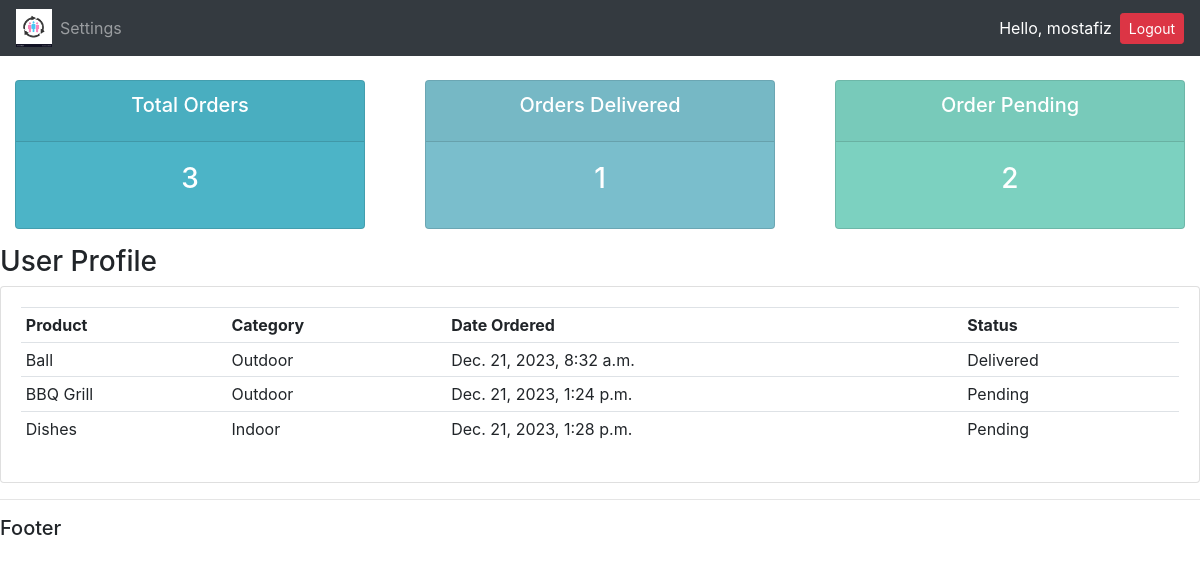
The app's page /user/ (signed in) with its own data.
### accounts/models.py (models this page shows, shortened)
class Order(models.Model):
    STATUS = (
        ('Pending','Pending'),
        ('Out for delivery','Out for delivery'),
        ('Delivered','Delivered'),
    )
    customer = models.ForeignKey(Customer, null=True, on_delete= models.SET_NULL)
    product = models.ForeignKey(Product, null=True, on_delete= models.SET_NULL)
    date_created = models.DateTimeField(auto_now_add = True, null=True)
    status = models.CharField(max_length=200, null=True, choices=STATUS)

class Product(models.Model):
    CATEGORY = (
        ('Indoor','Indoor'),
        ('Outdoor','Outdoor'),
    )
    name = models.CharField(max_length=200, null=True)
    price = models.FloatField(null = True)
    category = models.CharField(max_length=200, null=True,choices=CATEGORY)
    description = models.CharField(max_length=200, null=True, blank=True)
    date_created = models.DateTimeField(auto_now_add = True, null=True)
    tags = models.ManyToManyField(Tag)
    def __str__(self):
        return self.name

### accounts/decorators.py (the view)
        def wrapper_func(request, *args, **kwargs):
            group = None
            if request.user.groups.exists():
                group = request.user.groups.all()[0].name
            if group in allowed_roles:
                return view_func(request, *args, **kwargs)
            else:
                return HttpResponse('You are not authorized to view this page')

### accounts/views.py (called while the page is built)
@login_required(login_url='login')
@allowed_users(allowed_roles=['customer'])
def userPage(request):
    orders = request.user.customer.order_set.all()
    total_orders = orders.count()
    order_delivered = orders.filter(status = 'Delivered').count()
    order_pending = orders.filter(status = 'Pending').count()
    context = {'orders':orders,'total_orders':total_orders, 'order_delivered':order_delivered, 'order_pending':order_pending}
    return render(request,'accounts/user.html',context)

### accounts/templates/accounts/user.html
{% extends 'accounts/main.html'%}
{% block content%}
    {% include 'accounts/status.html' %}
    <h3>User Profile</h3>
<div class="row">
    <div class="col-md">
        <div class="card card-body">
            <table class="table table-sm">
                <tr>
                    <th>Product</th>
                    <th>Category</th>
                    <th>Date Ordered</th>
                    <th>Status</th>
                </tr>
                {% for order in orders %}
                <tr>
                    <td>{{order.product}}</td>
                    <td>{{order.product.category}}</td>
                    <td>{{order.date_created}}</td>
                    <td>{{order.status}}</td>
                </tr>
                {% endfor %}
            </table>
        </div>
    </div>
</div>
{% endblock %}

### accounts/templates/accounts/main.html (shortened to what this page needs)
{% load static %}
<!DOCTYPE html>
<html lang="en">
<head>
    <link rel="stylesheet" type="text/css" href="{% static 'css/main.css' %}">
    <link rel="stylesheet" href="https://cdn.jsdelivr.net/npm/bootstrap@4.4.1/dist/css/bootstrap.min.css">
</head>
<body>
    <header>
        {% include 'accounts/navbar.html' %}
    </header>
    <main>
        {% block content %}
        {% endblock %}
        <hr>
    </main>
    <footer>
        <h5>Footer</h5>
    </footer>
</body>
</html>

### accounts/templates/accounts/navbar.html (shortened to what this page needs)
{% load static %}
<nav class="navbar navbar-expand-lg navbar-dark bg-dark">
  <img src="{% static 'images/x.jpeg' %}" style="width: 3vw; min-width: 3px;"/>
    <div class="collapse navbar-collapse" id="navbarNav">
      <ul class="navbar-nav">
        {% if request.user.is_staff %}
        <li class="nav-item active">
          <a class="nav-link" href="{% url 'home' %}">Dashboard</a>
        </li>
        <li class="nav-item">
          <a class="nav-link" href="{% url 'product' %}">Products</a>
        </li>
        {% else %}
        <li class="nav-item">
          <a class="nav-link" href="{% url 'profile' %}">Settings</a>
        </li>
        {% endif %}
      </ul>
    </div>
    <span class="text-white text-bold mx-2">Hello, {{request.user}}</span>
    <span><a href="{% url 'logout' %}" class="btn btn-sm btn-danger text-white">Logout</a></span>
  </nav>

### accounts/templates/accounts/status.html
<br>
<div class="row">
    <div class="col">
        <div class="col-md">
            <div class="card text-center text-white mb-3" id = "total-orders">
                <div class="card-header">
                    <h5 class="card-title">Total Orders</h5>
                </div>
                <div class="card-body">
                    <h3 class="card-title">{{total_orders}}</h3>
                </div>
            </div>
        </div>
    </div>
    <div class="col">
        <div class="col-md">
            <div class="card text-center text-white mb-3" id = "orders-delivered">
                <div class="card-header">
                    <h5 class="card-title">Orders Delivered</h5>
                </div>
                <div class="card-body">
                    <h3 class="card-title">{{order_delivered}}</h3>
                </div>
            </div>
        </div>
    </div>
    <div class="col">
        <div class="col-md">
            <div class="card text-center text-white mb-3" id = "orders-pending">
                <div class="card-header">
                    <h5 class="card-title">Order Pending</h5>
                </div>
                <div class="card-body">
                    <h3 class="card-title">{{order_pending}}</h3>
                </div>
            </div>
        </div>
    </div>
</div>

### static/css/main.css (style rules this page uses)
body { background-color: #ebeff5; }
#total-orders { background-color: #4cb4c7; }
#orders-delivered { background-color: #7abecc; }
#orders-pending { background-color: #7CD1C0; }

### records on screen
Order: product "Ball", product.category "Outdoor", date_created "Dec. 21, 2023, 8:32 a.m.", status "Delivered"
Order: product "BBQ Grill", product.category "Outdoor", date_created "Dec. 21, 2023, 1:24 p.m.", status "Pending"
Order: product "Dishes", product.category "Indoor", date_created "Dec. 21, 2023, 1:28 p.m.", status "Pending"

### other values on screen
{{ request.user }} "mostafiz"
{{ total_orders }} "3"
{{ order_delivered }} "1"
{{ order_pending }} "2"
